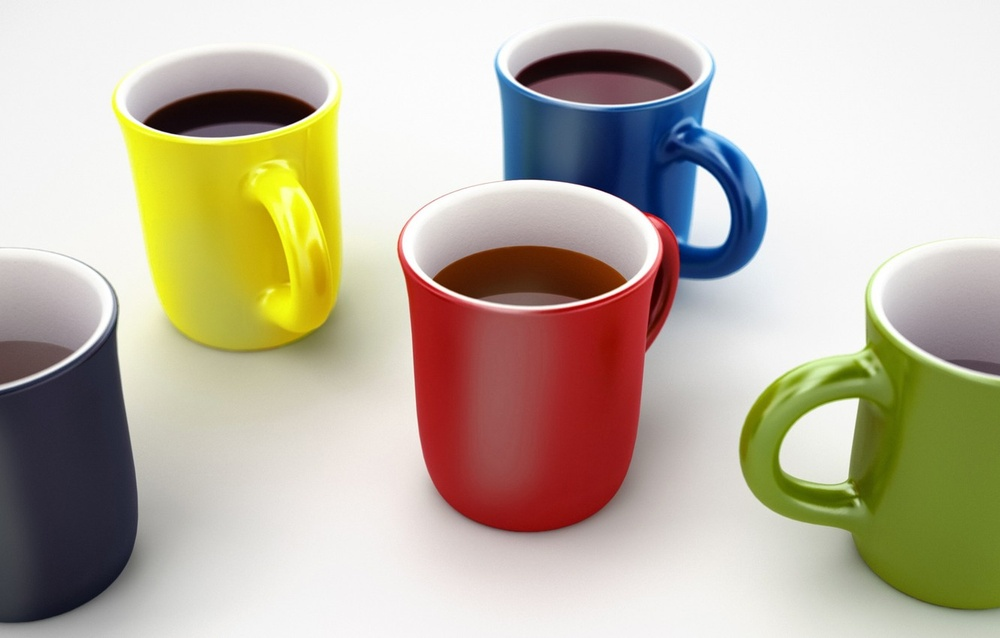
#> input picture tryphoto/cup.jpg, 1000 x 638 px, shrunk from 1332 x 850 before the run
$ python Game_of_Life.py
#> lines starting #> are read from the running program, lines starting #| are printed output that depends on the picture; after the words box and inside, x2 and y2 are one past the last pixel; in counts of white or black regions, pixels touching at a corner belong together
### file_manager.py
from tkinter.filedialog import askdirectory, askopenfilename, asksaveasfile
import tkinter
import os
from enum import Enum, auto
import ctypes

try:
    ctypes.windll.shcore.SetProcessDpiAwareness(1)
except AttributeError:
    pass


class DirPathMode(Enum):
    File = auto()
    Directory = auto()
    Saving = auto()


def get_dir_path(par: DirPathMode, title='Open'):
    """
    Receive paths to objects using graphical interface
    :param par: type of object
    :param title: helping text for graphical interface
    :return: path to object
    """
#> called with title = 'Open image'
    tkinter.Tk().withdraw()

    if par == DirPathMode.File:
        ans = askopenfilename(title=title, initialdir="/")
#> the answer given: tryphoto/cup.jpg

    elif par == DirPathMode.Directory:
        ans = askdirectory(title=title, initialdir="/")

    else:
        t_ans = asksaveasfile(title=title, initialdir="/", defaultextension='.pdf')
        ans = t_ans.name
        t_ans.close()
        os.remove(ans)

    return ans


def get_dir_name(path):
    return os.path.dirname(path)

### Game_of_Life.py
from file_manager import *
from PIL import Image
import numpy as np
from multiprocessing import Process

#  constants:
choicer = [True, False, False, False, False, False, False, False, True]
blocksize = 3
tflevel = 0.5
answers = np.zeros((10, 20))


def preprocess(tflevel):
    io = tflevel[2]
    blocksize = tflevel[1]
    tflevel = tflevel[0]
    x, y = io.shape

    # make avg array:
    x_n, y_n = x // blocksize, y // blocksize
    im = np.zeros((x_n, y_n))
    for i in range(x_n):
        for j in range(y_n):
            im[i, j] = np.average(io[blocksize * i:blocksize * (i + 1), blocksize * j:blocksize * (j + 1)])

    # normalize array to 1..0
    im = np.array((im - np.min(im)) > np.max(im) * tflevel)

    # show result:
    # oim = Image.fromarray(im)
    # oim.show()

    # clear cells
    flag = True
    for i in range(3):
        for i in range(x_n):
            for j in range(y_n):
                tim = choicer[im[max(0, i - 1): min(i + 2, x_n), max(0, j - 1):min(j + 2, y_n)].sum() - im[i, j]] and \
                      im[i, j]
                #                 ^---------------------------number of alive neighbours--------------------^
                if tim != im[i, j]:
                    im[i, j] = tim
                    flag = False
        if flag: break

    # show result:
    oim = Image.fromarray(im)
    # oim.show()
    print(im.sum(), blocksize, tflevel)
    return tflevel, blocksize, im.sum()


if __name__ == '__main__':
    # open file and convert to array:
    io = Image.open(get_dir_path(DirPathMode.File, title='Open image'))
#> io is the input picture: PIL image 1000x638 RGB; mean R, G, B 188.7, 179.3, 161.7
    io = io.convert("L")
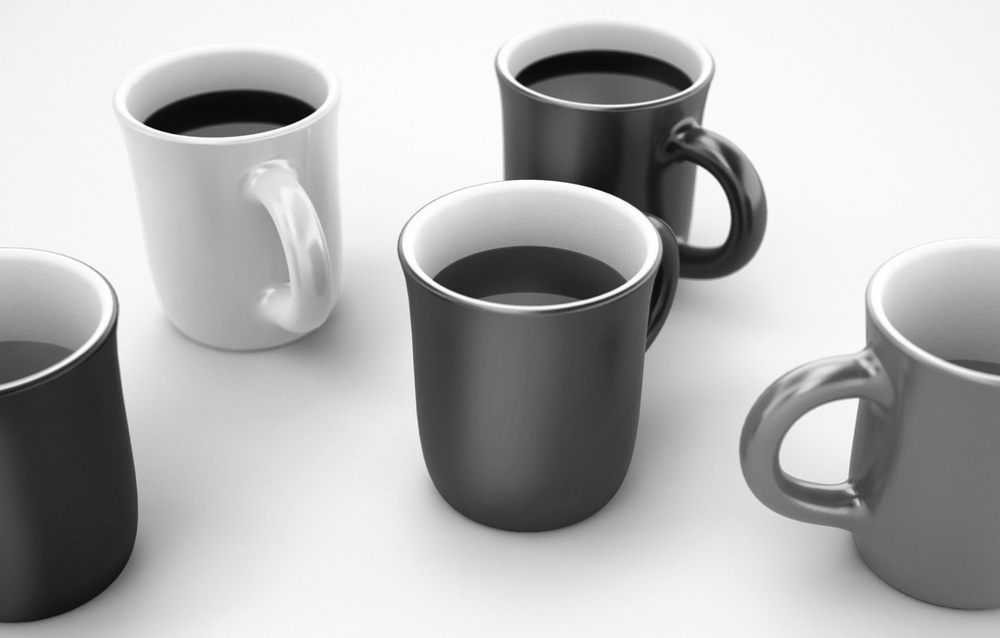
#> io: PIL image 1000x638 L; min 3, max 255, mean 180.1
    io = np.array(io)

    # show result:
    oim = Image.fromarray(io)
    # oim.show()
    args = []
    for blocksize in range(1,11):
        for tfleveliter in range(0,20):
            tflevel = tfleveliter * 0.05

            args.append([tflevel, blocksize, io.copy()])
#> after the loop, args = 200 items
    args = [[0.5, 3, io.copy()]]

    def processing(args):
        p = []
        for i in range(0, len(args)):
            p.append(Process(target=preprocess, args=(args[i],)))
#> this loop made 1 pass
#> after the loop, p = 1 item
        for i in range(0, len(args)):
            p[i].start()
#> this loop made 1 pass
#| 93 3 0.5
#> pass 1, in preprocess, `im = np.array((im - np.min(im)) > np.max(im) * tflevel)`:
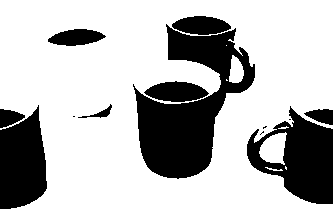
#> im: shape (212, 333) bool; 71.8% white; 13 black regions (4 under 20 px), largest, box (x1, y1, x2, y2) and area: (133, 24, 255, 179) 8456, (247, 106, 333, 204) 4577, (0, 105, 47, 209) 3680
#> pass 1, in preprocess, `oim = Image.fromarray(im)`:
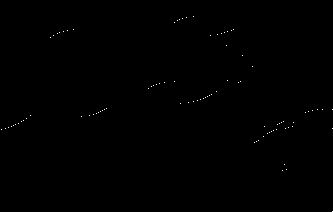
#> oim: PIL image 333x212 1; 0.13% white in thin lines or dots
        for i in range(0, len(args)):
            p[i].join()
        return p


    print(processing(args))
#| [<Process name='Process-1' parent=3265 initial>]
